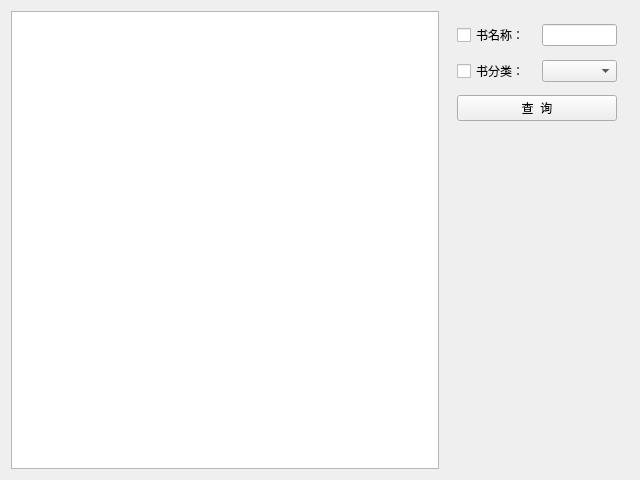
<?xml version="1.0" encoding="UTF-8"?>
<ui version="4.0">
 <class>OutboundWidget</class>
 <widget class="QWidget" name="OutboundWidget">
  <property name="geometry">
   <rect>
    <x>0</x>
    <y>0</y>
    <width>640</width>
    <height>480</height>
   </rect>
  </property>
  <layout class="QGridLayout" name="gridLayoutOutbound" columnstretch="7,3">
   <item row="1" column="1">
    <layout class="QVBoxLayout">
     <property name="spacing">
      <number>12</number>
     </property>
     <property name="leftMargin">
      <number>12</number>
     </property>
     <property name="topMargin">
      <number>12</number>
     </property>
     <property name="rightMargin">
      <number>12</number>
     </property>
     <property name="bottomMargin">
      <number>12</number>
     </property>
     <item>
      <layout class="QGridLayout" name="gridLayout">
       <item row="1" column="2">
        <widget class="QComboBox" name="comboBoxCategory"/>
       </item>
       <item row="0" column="2">
        <widget class="QLineEdit" name="lineEditNameKey">
         <property name="clearButtonEnabled">
          <bool>true</bool>
         </property>
        </widget>
       </item>
       <item row="1" column="1">
        <widget class="QCheckBox" name="checkBoxCate">
         <property name="text">
          <string>书分类：</string>
         </property>
        </widget>
       </item>
       <item row="0" column="1">
        <widget class="QCheckBox" name="checkBoxName">
         <property name="text">
          <string>书名称：</string>
         </property>
        </widget>
       </item>
      </layout>
     </item>
     <item>
      <widget class="QPushButton" name="pushButtonQuery">
       <property name="text">
        <string>查  询</string>
       </property>
      </widget>
     </item>
     <item>
      <spacer name="spacer">
       <property name="orientation">
        <enum>Qt::Vertical</enum>
       </property>
       <property name="sizeHint" stdset="0">
        <size>
         <width>0</width>
         <height>0</height>
        </size>
       </property>
      </spacer>
     </item>
    </layout>
   </item>
   <item row="1" column="0">
    <widget class="QTableView" name="tableViewOutbound">
     <property name="editTriggers">
      <set>QAbstractItemView::NoEditTriggers</set>
     </property>
    </widget>
   </item>
  </layout>
 </widget>
 <resources/>
 <connections/>
</ui>
